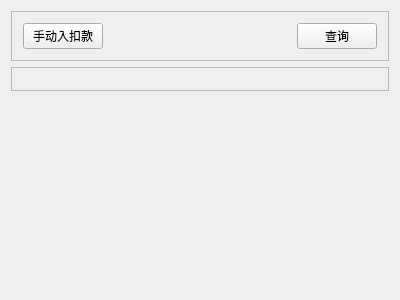
<?xml version="1.0" encoding="UTF-8"?>
<ui version="4.0">
 <class>Admin_ManTrading</class>
 <widget class="QWidget" name="Admin_ManTrading">
  <property name="geometry">
   <rect>
    <x>0</x>
    <y>0</y>
    <width>400</width>
    <height>300</height>
   </rect>
  </property>
  <property name="windowTitle">
   <string>Widget_Man_Trading</string>
  </property>
  <layout class="QVBoxLayout" name="verticalLayout">
   <item>
    <widget class="QFrame" name="frame_Bar">
     <property name="frameShape">
      <enum>QFrame::StyledPanel</enum>
     </property>
     <property name="frameShadow">
      <enum>QFrame::Raised</enum>
     </property>
     <layout class="QGridLayout" name="gridLayout">
      <item row="0" column="0">
       <widget class="QPushButton" name="pushButton_ManTrading">
        <property name="text">
         <string>手动入扣款</string>
        </property>
       </widget>
      </item>
      <item row="0" column="1">
       <spacer name="horizontalSpacer">
        <property name="orientation">
         <enum>Qt::Horizontal</enum>
        </property>
        <property name="sizeHint" stdset="0">
         <size>
          <width>40</width>
          <height>20</height>
         </size>
        </property>
       </spacer>
      </item>
      <item row="0" column="2">
       <widget class="QPushButton" name="pushButton_Query">
        <property name="text">
         <string>查询</string>
        </property>
       </widget>
      </item>
     </layout>
    </widget>
   </item>
   <item>
    <widget class="QFrame" name="frame_Content">
     <property name="frameShape">
      <enum>QFrame::StyledPanel</enum>
     </property>
     <property name="frameShadow">
      <enum>QFrame::Raised</enum>
     </property>
     <layout class="QGridLayout" name="gridLayout_2">
      <item row="0" column="0">
       <widget class="Widget_DataGrid_Pa" name="widget_DataGrid" native="true"/>
      </item>
     </layout>
    </widget>
   </item>
   <item>
    <spacer name="verticalSpacer">
     <property name="orientation">
      <enum>Qt::Vertical</enum>
     </property>
     <property name="sizeHint" stdset="0">
      <size>
       <width>20</width>
       <height>40</height>
      </size>
     </property>
    </spacer>
   </item>
  </layout>
 </widget>
 <layoutdefault spacing="6" margin="11"/>
 <customwidgets>
  <customwidget>
   <class>Widget_DataGrid_Pa</class>
   <extends>QWidget</extends>
   <header>component/widget_datagrid_pa.h</header>
   <container>1</container>
  </customwidget>
 </customwidgets>
 <resources/>
 <connections/>
</ui>
